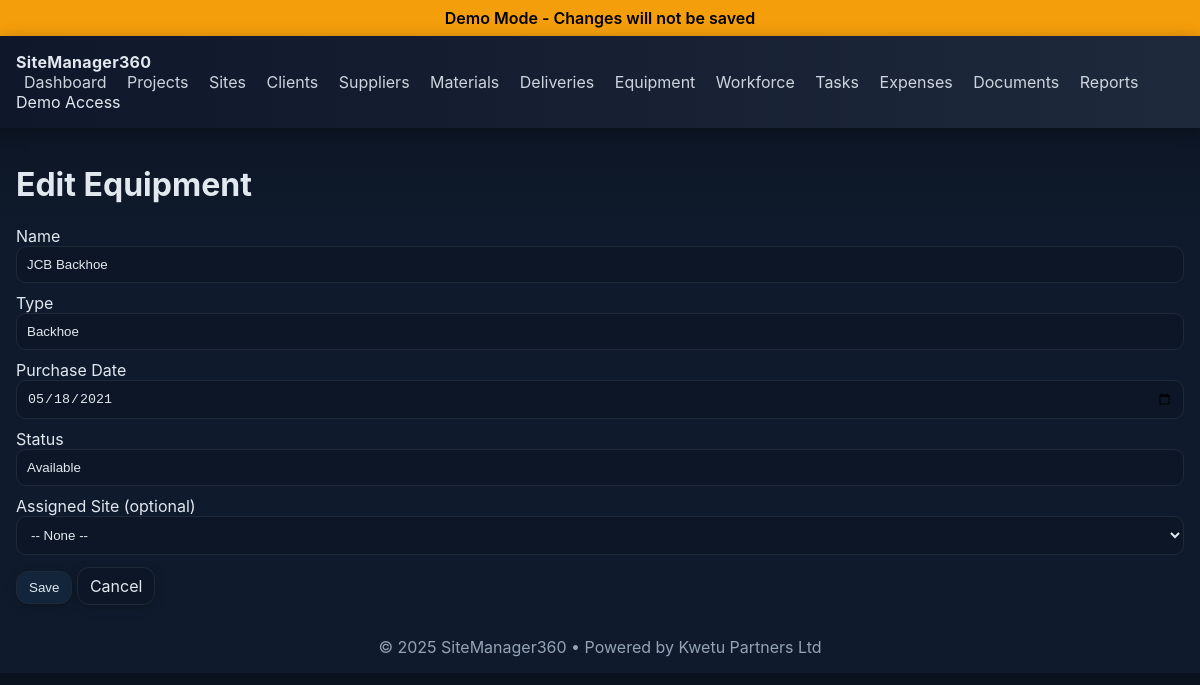
Page /equipment/2/edit on the committed database.
### app.py (models this page shows)
class Equipment(db.Model):
    id = db.Column(db.Integer, primary_key=True)
    name = db.Column(db.String(150), nullable=False)
    type = db.Column(db.String(120))
    purchase_date = db.Column(db.Date)
    status = db.Column(db.String(50), default="Available")
    assigned_site_id = db.Column(db.Integer, db.ForeignKey("site.id"), nullable=True)
    assigned_site = db.relationship("Site", foreign_keys=[assigned_site_id], uselist=False)

### app.py (the view, shortened to what this page needs)
@app.route("/equipment/<int:id>/edit", methods=["GET","POST"])
@login_required
def equipment_edit(id):
    item = Equipment.query.get_or_404(id)
    sites = Site.query.all()
    return render_template("equipment_form.html", item=item, sites=sites)

### app.py (called while the page is built)
def is_demo():
    return DEMO_MODE

def login_required(view_func):
    @wraps(view_func)
    def wrapped(*args, **kwargs):
        if is_demo():
            demo_user = User.query.order_by(User.id.asc()).first()
            if demo_user and not session.get("user_id"):
                session["user_id"] = demo_user.id
        if not session.get("user_id"):
            return redirect(url_for("login", next=request.path))
        return view_func(*args, **kwargs)
    return wrapped

@app.context_processor
def inject_demo_mode():
    return {"demo_mode": is_demo()}

@app.before_request
def block_post_in_demo():
    if is_demo():
        demo_user = User.query.order_by(User.id.asc()).first()
        if demo_user and not session.get("user_id") and request.endpoint != "static":
            session["user_id"] = demo_user.id
        if request.method == "POST":
            flash("Demo Mode: Action simulated successfully.", "info")
            return redirect(request.referrer or url_for("dashboard"))

### templates/equipment_form.html (shortened to what this page needs)
{% extends "base.html" %}
{% block content %}
<h1>{{ 'Edit' if item else 'New' }} Equipment</h1>
<form method="post" class="form">
  <label>Name
    <input type="text" name="name" value="{{ item.name if item else '' }}" required>
  </label>
  <label>Type
    <input type="text" name="type" value="{{ item.type if item else '' }}">
  </label>
  <label>Purchase Date
    <input type="date" name="purchase_date" value="{{ item.purchase_date.strftime('%Y-%m-%d') if item and item.purchase_date else '' }}">
  </label>
  <label>Status
    <input type="text" name="status" value="{{ item.status if item else 'Available' }}">
  </label>
  <label>Assigned Site (optional)
    <select name="assigned_site_id">
      <option value="">-- None --</option>
    </select>
  </label>
  <div class="form-actions">
    <button class="btn" type="submit">Save</button>
    <a class="btn secondary" href="{{ url_for('equipment') }}">Cancel</a>
  </div>
</form>
{% endblock %}

### static/style.css (style rules this page uses)
:root { --top-a:#0f172a; --top-b:#1e293b; --accent:#38bdf8; --surface:#0b1220; --surface2:#0f1b2d; --border:#1f2937; --text:#e2e8f0; --muted:#94a3b8; --success:#16a34a; --info:#1d4ed8; --danger:#dc2626; }
* { box-sizing:border-box }
body { margin:0; background:linear-gradient(180deg,var(--surface),var(--surface2) 40%); color:var(--text); font-family:Inter,system-ui,Segoe UI,Roboto,Arial,sans-serif; }
.btn { display:inline-block; padding:8px 12px; border-radius:12px; border:1px solid var(--border); background:#12253b; color:var(--text); text-decoration:none; cursor:pointer; box-shadow:0 3px 10px rgba(0,0,0,.25) }
.btn.secondary { background:#0d1626 }
.form label { display:block; margin:10px 0 }
.form input,.form select,.form textarea { width:100%; padding:10px; border-radius:10px; border:1px solid var(--border); background:#0d1626; color:var(--text) }
.form-actions { margin-top:12px }

### rows in the picture
Equipment: name "JCB Backhoe", type "Backhoe", purchase_date "05/18/2021", status "Available"

### other values in the picture
{{ 'Edit' if item else 'New' }} "Edit"
